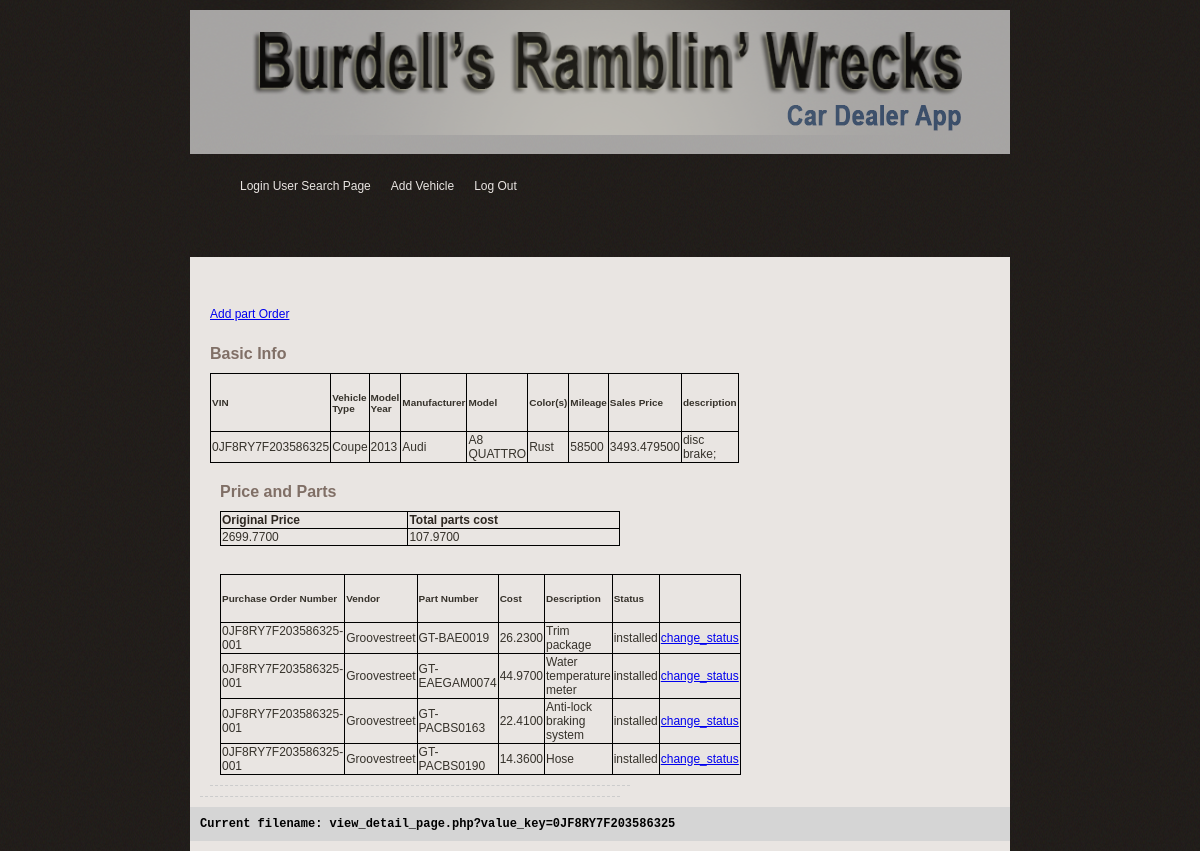
The page /view_detail_page.php?value_key=0JF8RY7F203586325 (signed in) on the database its author committed.
### tables this page shows
CREATE TABLE Vehicle(
	VIN varchar(20) NOT NULL,
	model_name varchar(100) NOT NULL,
	model_year INT NOT NULL,
	description varchar(200) NOT NULL,
	mileage INT NOT NULL,
	vehicle_condition varchar(10) NOT NULL,
	PRIMARY KEY(VIN)
);

CREATE TABLE HasType(
	VIN varchar(20) NOT NULL,
	typeName varchar(50) NOT NULL,
	PRIMARY KEY(VIN),
	FOREIGN KEY(VIN)
	REFERENCES Vehicle(VIN)
	ON DELETE CASCADE ON UPDATE CASCADE,
	FOREIGN KEY(typeName)
	REFERENCES VehicleType(typeName)
	ON DELETE CASCADE ON UPDATE CASCADE
);

CREATE TABLE ManufactureBy(
	VIN varchar(20) NOT NULL,
	manufacturerName varchar(50) NOT NULL,
	PRIMARY KEY(VIN),
	FOREIGN KEY(VIN)
	REFERENCES Vehicle(VIN)
	ON DELETE CASCADE ON UPDATE CASCADE,
	FOREIGN KEY(manufacturerName)
	REFERENCES Manufacturer(manufacturerName)
	ON DELETE CASCADE ON UPDATE CASCADE
);

CREATE TABLE VehicleColor(
	VIN varchar(20) NOT NULL,
	color varchar(50) NOT NULL,
	PRIMARY KEY(VIN),
	FOREIGN KEY(VIN)
	REFERENCES Vehicle(VIN)
	ON DELETE CASCADE ON UPDATE CASCADE
);

CREATE TABLE Part(
	VIN varchar(20) NOT NULL,
	purchaseOrderNumber varchar(200) NOT NULL,
	partNumber varchar(200) NOT NULL,
	cost DECIMAL(19, 4) NOT NULL,
	status varchar(20) NOT NULL,
	description varchar(200) NULL,
	PRIMARY KEY(VIN,purchaseOrderNumber,partNumber),
	FOREIGN KEY(VIN, purchaseOrderNumber)
	REFERENCES PartOrder(VIN, purchaseOrderNumber)
	ON DELETE CASCADE ON UPDATE CASCADE
);

CREATE TABLE PartOrder(
	userName varchar(200) NOT NULL,
	VIN varchar(20) NOT NULL,
	vendorName varchar(200) NOT NULL,
	purchaseOrderNumber varchar(200) NOT NULL,
	PRIMARY KEY(VIN,purchaseOrderNumber),
	FOREIGN KEY(userName)
	REFERENCES `User`(userName)
	ON DELETE CASCADE ON UPDATE CASCADE,
	FOREIGN KEY(VIN)
	REFERENCES Vehicle(VIN)
	ON DELETE CASCADE ON UPDATE CASCADE,
	FOREIGN KEY(vendorName)
	REFERENCES Vendor(vendorName)
	ON DELETE CASCADE ON UPDATE CASCADE
);

### view_detail_page.php (the view, shortened to what this page needs)
<?php
include('lib/common.php');
if (!isset($_SESSION['userName'])) {
	$user_type = "public";
}else{
$query = "SELECT user_type " .
		 "FROM User " .
		 "WHERE User.userName = '{$_SESSION['userName']}'";
$result = mysqli_query($db, $query);
if (!is_bool($result) && (mysqli_num_rows($result) > 0) ) {
        $row = mysqli_fetch_array($result, MYSQLI_ASSOC);
		$user_type = $row['user_type'];
} else {
        array_push($error_msg,  "SELECT ERROR: User Login <br>" . __FILE__ ." line:". __LINE__ );
}
}
if(isset($_GET['value_key'])){
  $VIN = $_GET['value_key'];
}
?>
<?php include("lib/header.php"); ?>
	<body>
    	<div id="main_container">
		<?php
			if ($user_type == "Manager, Sales Person, Clerk"){
				include("lib/menu_owner.php");
			} elseif ($user_type == "Manager"){
				include("lib/menu_manager.php");
			} elseif ($user_type == "Sales Person"){
				include("lib/menu_salespeople.php");
			} elseif ($user_type == "Clerk"){
				include("lib/menu_inventory_clerks.php");
			}
		?>
			<div class="center_content">
				<div class="center_left">
					<div class="features">
						<div class="profile_section">
							<?php
								$location = "add_part_order.php";
								if ($user_type == "Clerk" || $user_type == "Manager, Sales Person, Clerk"){?>
									<td><a href="<?php echo $location ?>">Add part Order</a></td>
									<br><br>
							<?php } ?>
							<div class="subtitle">Basic Info</div>
						<form name="viewdetailpage" action="view_detail_page.php" method = "POST">
							<table>
							<tr>
								<td><h5>VIN</h5></td>
								<td><h5>Vehicle Type</h5></td>
								<td><h5>Model Year</h5></td>
								<td><h5>Manufacturer</h5></td>
								<td><h5>Model</h5></td>
								<td><h5>Color(s)</h5></td>
								<td><h5>Mileage</h5></td>
								<td><h5>Sales Price</h5></td>
								<td><h5>description</h5></td>
							</tr>
							<?php
								$query_car_status ="SELECT Vehicle.VIN, HasType.typeName, Vehicle.model_year, ManufactureBy.manufacturerName, Vehicle.model_name, VehicleColor.color,Vehicle.mileage, (Purchase.purchase_price*1.25+IFNULL(M.parts_sum, 0)) as sales_price, vehicle.description " .
									"FROM " .
									"(((((Vehicle INNER JOIN ManufactureBy ON Vehicle.VIN= ManufactureBy.VIN) " .
									"INNER JOIN HasType ON Vehicle.VIN=HasType.VIN) " .
									"INNER JOIN VehicleColor ON Vehicle.VIN=VehicleColor.VIN) " .
									"INNER JOIN Purchase ON Vehicle.VIN=Purchase.VIN) " .
									"LEFT JOIN (SELECT Part.VIN, SUM(Part.cost) *1.1 AS parts_sum FROM Part GROUP BY Part.VIN) as M on Vehicle.VIN=M.VIN) WHERE	Vehicle.VIN = '$VIN'";
							    $result_public = mysqli_query($db, $query_car_status);
								if (isset($result_public)) {
									while ($row = mysqli_fetch_array($result_public, MYSQLI_ASSOC)){
										print "<tr>";
										print "<td>{$row['VIN']}</td>";
										print "<td>{$row['typeName']}</td>";
										print "<td>{$row['model_year']}</td>";
										print "<td>{$row['manufacturerName']}</td>";
										print "<td>{$row['model_name']}</td>";
										print "<td>{$row['color']}</td>";
										print "<td>{$row['mileage']}</td>";
										print "<td>{$row['sales_price']}</td>";
										print "<td>{$row['description']}</td>";
										print "</tr>";
									}
								}
							?>
							</table>
							<?php
							if ($user_type == "Manager, Sales Person, Clerk" || $user_type == "Manager" || $user_type == "Clerk"){?>
								<div class='profile_section'>
								<div class='subtitle'>Price and Parts</div>
								<table>
								<tr>
									<td class="heading">Original Price</td>
									<td class="heading">Total parts cost</td>
								</tr>
								<?php
									$query_car_status ="SELECT Purchase.purchase_price,SUM(Part.cost) FROM ((((HasType INNER JOIN Vehicle ON HasType.VIN=Vehicle.VIN) INNER JOIN
										ManufactureBy ON HasType.VIN=ManufactureBy.VIN) INNER JOIN VehicleColor ON
										HasType.VIN=VehicleColor.VIN) INNER JOIN Purchase ON HasType.VIN=Purchase.VIN)
										LEFT JOIN Part ON HasType.VIN=Part.VIN WHERE Vehicle.VIN = '$VIN'";
									$result_car_status = mysqli_query($db, $query_car_status);
                                    while ($row = mysqli_fetch_array($result_car_status, MYSQLI_ASSOC)){
                                        print "<tr>";
                                        print "<td>{$row['purchase_price']}</td>";
                                        if($row['SUM(Part.cost)']){
										print "<td>{$row['SUM(Part.cost)']}</td>";
										}else{
										print "<td>0</td>";
										}
                                        print "</tr>";
                                    }
                                ?>
								</table>
								<br> <br>
								<table>
								<tr>
									<td><h5>Purchase Order Number</h5></td>
									<td><h5>Vendor</h5></td>
									<td><h5>Part Number</h5></td>
									<td><h5>Cost</h5></td>
									<td><h5>Description</h5></td>
									<td><h5>Status</h5></td>
									<td></td>
								</tr>
								<?php
									$query_car_status ="SELECT PartOrder.purchaseOrderNumber, PartOrder.vendorName, Part.partnumber, Part.cost, Part.description,Part.status FROM ((PartOrder INNER JOIN Vehicle ON PartOrder.VIN=Vehicle.VIN) INNER JOIN Part ON Part.VIN=PartOrder.VIN and Part. purchaseOrderNumber =PartOrder. purchaseOrderNumber) WHERE Vehicle.VIN = '$VIN' ";
									$result_car_status = mysqli_query($db, $query_car_status);
                                    while ($row = mysqli_fetch_array($result_car_status, MYSQLI_ASSOC)){
                                        print "<tr>";
                                        print "<td>{$row['purchaseOrderNumber']}</td>";
										print "<td>{$row['vendorName']}</td>";
                                        print "<td>{$row['partnumber']}</td>";
										print "<td>{$row['cost']}</td>";
                                        print "<td>{$row['description']}</td>";
                                        print "<td>{$row['status']}</td>";
                                        print "<td><a href='change_status.php?purchaseOrderNumber={$row['purchaseOrderNumber']}&partnumber={$row['partnumber']}'>change_status</a></td>";
                                        print "</tr>";
                                    }
                                ?>
								</table>
								</div>
							<?php } ?>
							</form>
						</div>
					</div>
				</div>
                <?php include("lib/error.php"); ?>
			</div>
		</div>
	</body>
</html>

### css/gtonline_style.css (style rules this page uses)
body { background:url(../img/bg.gif) repeat #000000; padding:0; font-family: Verdana, Geneva, sans-serif; font-size:12px; margin:auto auto auto auto; color:#36322b; }
table { width: 100%; }
th, td { padding: 1px; text-align: left; }
#main_container { width:820px; height:auto; margin:auto; padding:0px; }
.heading { font-size:12px; color:#2e2721; font-weight:bold; }
.subtitle { width: 600px; font-family: Verdana, Geneva, sans-serif; font-weight:bold; font-size:16px; color:#806F66; padding:10px 0px 10px 0px; }
.center_content { width:820px; height:auto; padding:30px 0px 10px 0px; clear:both; background-color:#E9E5E2; }
.center_left { width:600px; float:left; padding:10px 10px 10px 10px; }
.profile_section { float:left; width:400px; border-bottom:1px #CCCCCC dashed; padding:10px 10px 10px 10px; }

### view_detail_page.php (style rules this page uses)
table, th, td { border: 1px solid black; border-collapse: collapse; }

### rows shown on the page
vehicle: VIN "0JF8RY7F203586325", hastype.typeName "Coupe", model_year "2013", manufactureby.manufacturerName "Audi", model_name "A8 QUATTRO", vehiclecolor.color "Rust", mileage "58500", sales_price "3493.479500", description "disc brake;"
part: partorder.purchaseOrderNumber "0JF8RY7F203586325-001", partorder.vendorName "Groovestreet", partNumber "GT-BAE0019", cost "26.2300", description "Trim package", status "installed"
part: partorder.purchaseOrderNumber "0JF8RY7F203586325-001", partorder.vendorName "Groovestreet", partNumber "GT-EAEGAM0074", cost "44.9700", description "Water temperature meter", status "installed"
part: partorder.purchaseOrderNumber "0JF8RY7F203586325-001", partorder.vendorName "Groovestreet", partNumber "GT-PACBS0163", cost "22.4100", description "Anti-lock braking system", status "installed"
part: partorder.purchaseOrderNumber "0JF8RY7F203586325-001", partorder.vendorName "Groovestreet", partNumber "GT-PACBS0190", cost "14.3600", description "Hose", status "installed"

### other values the page prints
$row['purchase_price'] "2699.7700"
$row['SUM(Part.cost)'] "107.9700"
$query "Current filename: view_detail_page.php?value_key=0JF8RY7F203586325"
